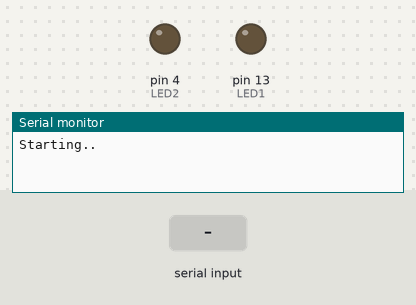
Simulated run of this sketch. Board: Arduino Uno, built with avr-gcc and run on an emulated ATmega328P. Parts: output pins drawn as LEDs (lit = HIGH), the last lines printed to the serial monitor. Inputs (shaded band) come from the test bench.

Above: at 1.2 s.
1.3 s: "30,150,10\n" received over the second serial link
At 1.8 s:
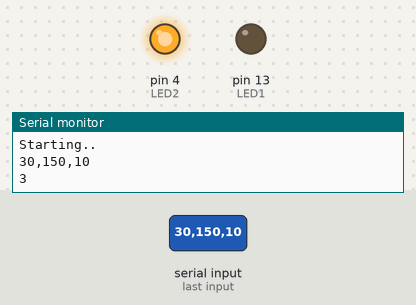
2.8 s: "H90\n" received over the second serial link
At 4.0 s:
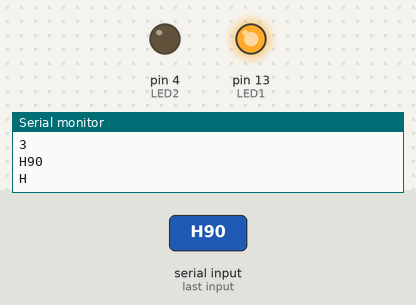
4.3 s: "90,45,200\n" received over the second serial link
At 5.3 s:
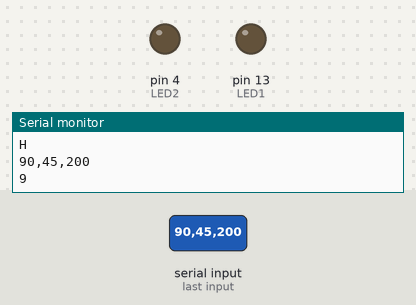
5.8 s: "H\n" received over the second serial link
At 6.4 s:
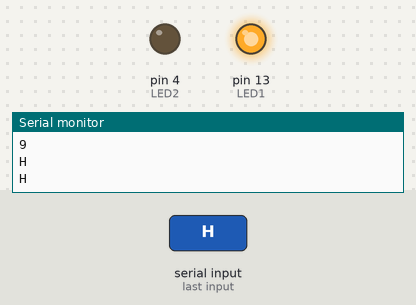
Timing chart, 0 to 8.3 s (numbered marks = the images above; inputs shaded):
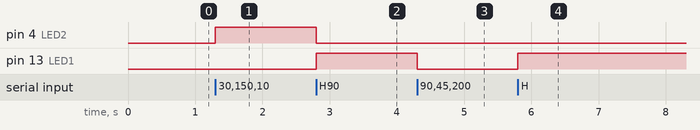

The sketch:

0432_led.ino
```cpp
#include <SoftwareSerial.h> #include <string.h>
short LED1 = 13; // LED1 is controlled by a remote button
short LED2 = 4; // LED2 is controlled by a remote potentialmeter
char LEDstate1; //store the LED1 state (’H’ or ’L’)
int LEDstate2; // store the LED2 brightness (0 ~ 255)
short xBeeTx = 11;
short xBeeRx = 12;
SoftwareSerial xBeeSerial(xBeeRx, xBeeTx);

void setup () {
Serial.begin(9600);
xBeeSerial.begin(9600);
Serial.println("Starting..");
pinMode(LED1, OUTPUT);
pinMode(LED2, OUTPUT); }

void loop () {
  char *first ,*second , *third;
  String serialResponse;
  int len;
  if ( xBeeSerial.available()>0) {
    serialResponse = xBeeSerial.readStringUntil('\n'); //read data into a String object serialRespons
    Serial.println(serialResponse);
    len = serialResponse.length(); // get the length of the String
    char buf[len+1];
    serialResponse.toCharArray(buf, sizeof(buf)); // convert a String object to char *buf;
    // split buf by comma
    first = strtok(buf,",");
    LEDstate1 = first[0];
    Serial.println(LEDstate1);
    if (LEDstate1 == 'H') {
    //get the first CharArray splitted by comma //get the LED1 state
    // if the LED1 state is ’H’, turn on LED1
    digitalWrite(LED1,HIGH);
  }
  else {
    digitalWrite(LED1,LOW);
    }
  second = strtok(NULL,","); //get the second CharArray splitted by comma, NULL means continue processing the previous buffer
  LEDstate2 = atoi(second); // convert a CharArray to an integer Serial.println(LEDstate2);
  analogWrite(LED2,LEDstate2); //
  // third = strtok(NULL,","); //get the third CharArray splitted by comma
  }
}
```

Measured:
- after the input at 1.3 s, pin 4 (LED2): LOW → HIGH at once
- after the input at 2.8 s, pin 4 (LED2): HIGH → LOW at once; pin 13 (LED1): LOW → HIGH at once
- after the input at 4.3 s, pin 13 (LED1): HIGH → LOW at once
- after the input at 5.8 s, pin 13 (LED1): LOW → HIGH at once
